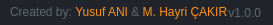
              <widget class="QFrame" name="frame_grip">
               <property name="minimumSize">
                <size>
                 <width>0</width>
                 <height>25</height>
                </size>
               </property>
               <property name="maximumSize">
                <size>
                 <width>16777215</width>
                 <height>25</height>
                </size>
               </property>
               <property name="styleSheet">
                <string notr="true">background-color: rgb(33, 37, 43);</string>
               </property>
               <property name="frameShape">
                <enum>QFrame::NoFrame</enum>
               </property>
               <property name="frameShadow">
                <enum>QFrame::Raised</enum>
               </property>
               <layout class="QHBoxLayout" name="horizontalLayout_6">
                <property name="spacing">
                 <number>0</number>
                </property>
                <property name="leftMargin">
                 <number>0</number>
                </property>
                <property name="topMargin">
                 <number>0</number>
                </property>
                <property name="rightMargin">
                 <number>2</number>
                </property>
                <property name="bottomMargin">
                 <number>0</number>
                </property>
                <item>
                 <widget class="QFrame" name="frame_label_bottom">
                  <property name="frameShape">
                   <enum>QFrame::NoFrame</enum>
                  </property>
                  <property name="frameShadow">
                   <enum>QFrame::Raised</enum>
                  </property>
                  <layout class="QHBoxLayout" name="horizontalLayout_7">
                   <property name="spacing">
                    <number>0</number>
                   </property>
                   <property name="leftMargin">
                    <number>10</number>
                   </property>
                   <property name="topMargin">
                    <number>0</number>
                   </property>
                   <property name="rightMargin">
                    <number>10</number>
                   </property>
                   <property name="bottomMargin">
                    <number>0</number>
                   </property>
                   <item>
                    <widget class="QLabel" name="label_credits">
                     <property name="font">
                      <font>
                       <family>Segoe UI</family>
                      </font>
                     </property>
                     <property name="styleSheet">
                      <string notr="true">color: rgb(98, 103, 111);</string>
                     </property>
                     <property name="text">
                      <string>&lt;html&gt;&lt;head/&gt;&lt;body&gt;&lt;p&gt;Created by: &lt;span style=&quot; color:#ff9020;&quot;&gt;Yusuf ANI &lt;/span&gt;&lt;span&gt;&amp;amp; &lt;/span&gt;&lt;span style=&quot; color:#ff9020;&quot;&gt;M. Hayri ÇAKIR&lt;/span&gt;&lt;/p&gt;&lt;/body&gt;&lt;/html&gt;</string>
                     </property>
                    </widget>
                   </item>
                   <item>
                    <widget class="QLabel" name="label_version">
                     <property name="maximumSize">
                      <size>
                       <width>100</width>
                       <height>16777215</height>
                      </size>
                     </property>
                     <property name="font">
                      <font>
                       <family>Segoe UI</family>
                      </font>
                     </property>
                     <property name="styleSheet">
                      <string notr="true">color: rgb(98, 103, 111);</string>
                     </property>
                     <property name="text">
                      <string>v1.0.0</string>
                     </property>
                     <property name="alignment">
                      <set>Qt::AlignRight|Qt::AlignTrailing|Qt::AlignVCenter</set>
                     </property>
                    </widget>
                   </item>
                  </layout>
                 </widget>
                </item>
                <item>
                 <widget class="QFrame" name="frame_size_grip">
                  <property name="maximumSize">
                   <size>
                    <width>20</width>
                    <height>20</height>
                   </size>
                  </property>
                  <property name="styleSheet">
                   <string notr="true">QSizeGrip {
	background-image: url(:/16x16/icons/16x16/cil-size-grip.png);
	background-position: center;
	background-repeat: no-reperat;
}</string>
                  </property>
                  <property name="frameShape">
                   <enum>QFrame::NoFrame</enum>
                  </property>
                  <property name="frameShadow">
                   <enum>QFrame::Raised</enum>
                  </property>
                 </widget>
                </item>
               </layout>
              </widget>
